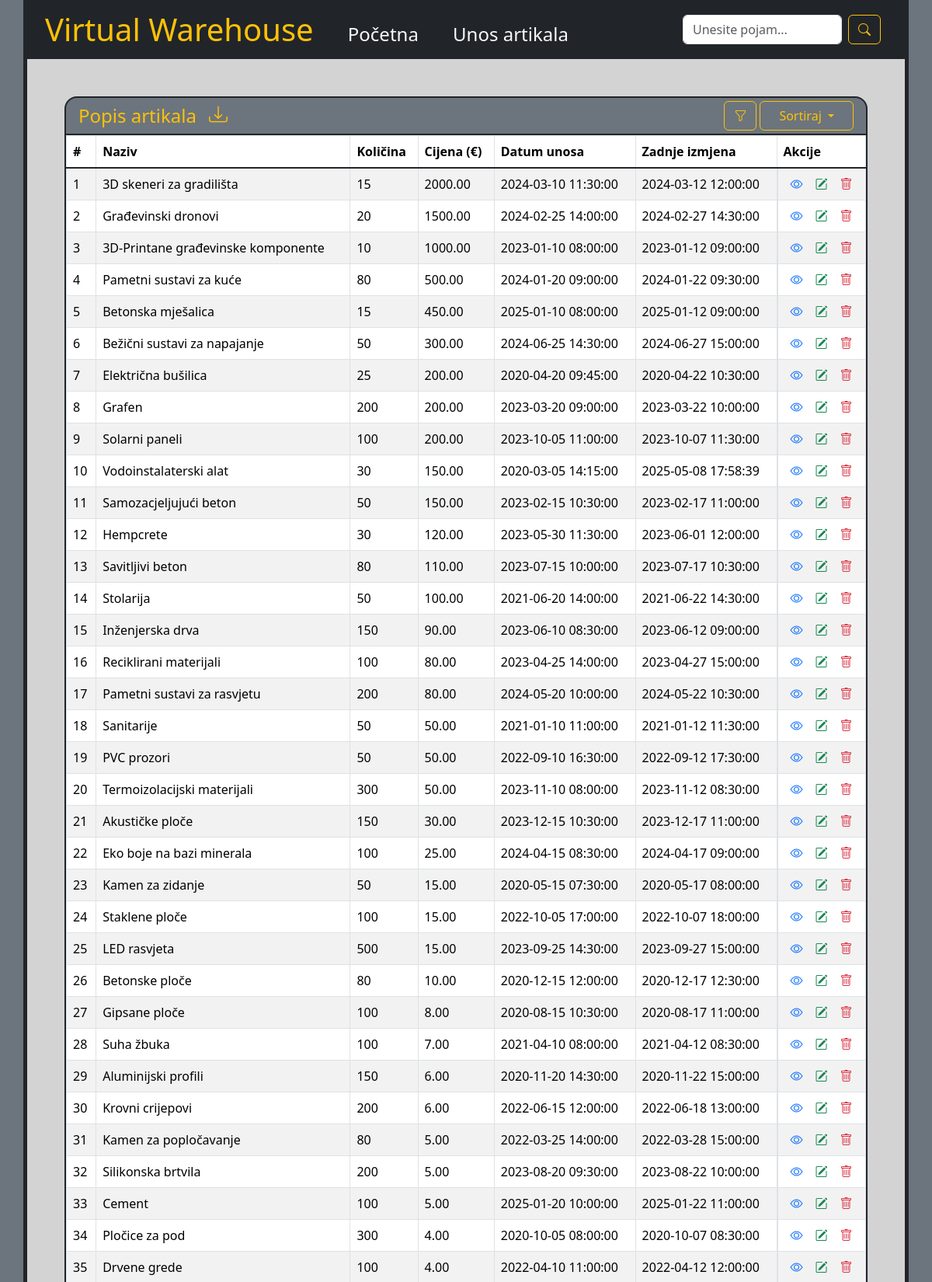
The app's page /sort/cijena/desc (upper part) with its own data.
### models.py (models this page shows, shortened)
class Artikl(db.Model):
    id = db.Column(db.Integer, primary_key=True)
    naziv = db.Column(db.String(100), nullable=False)
    opis = db.Column(db.String(200), nullable=True)
    dostupna_kolicina = db.Column(db.Integer, nullable=False)
    minimalna_kolicina = db.Column(db.Integer, nullable=False)
    cijena = db.Column(db.Numeric(7, 2), nullable=False)
    datum_dodavanja = db.Column(db.DateTime, nullable=False)
    datum_izmjene = db.Column(db.DateTime, nullable=False)
    def to_dict(self, id_col=True):
        dict_ent = {
            "id": self.id,
            "naziv": self.naziv,
            "opis": self.opis,
            "dostupna_kolicina": self.dostupna_kolicina,
            "minimalna_kolicina": self.minimalna_kolicina,
            "cijena": self.cijena,
            "datum_dodavanja": self.datum_dodavanja,
            "datum_izmjene": self.datum_izmjene,
        }
        if id_col:
            return dict_ent
        else:
            return dict(list(dict_ent.items())[1:])

### app.py (the view)
@app.route('/sort/<string:value>/<string:order>', methods=['GET', 'POST'])
def sortiranje(value, order):
    variables = {"Artikl": Artikl, "asc": asc, "desc": desc}
    exec(f"artikli = Artikl.query.order_by({order}(Artikl.{value})).all()", variables)
    artikli = list(map(lambda artikl: artikl.to_dict(), variables["artikli"]))
    return render_template("index.html", artikli=artikli, modal=modal, title="Sortiranje")

### templates/index.html (shortened to what this page needs)
{% extends "base.html" %}
{% block content %}
<div id="div_tablice" class="border bg-secondary text-warning border-dark border-2 rounded-top-4 d-flex justify-content-between align-items-center">
    <div class="d-flex">
		<p class="px-3 pt-3 fs-4">Popis artikala</p>
		<a id="download" class="icon-link" href="javascript:download()"><i  class="bi bi-download text-warning fs-4 mb-3" data-bs-toggle="tooltip" data-bs-placement="bottom" title="Preuzmi popis"></i></a>
	</div>
    <div class="d-flex">
        <button id="filtriraj" class="btn btn-outline-warning" type="button" data-bs-toggle="modal" data-bs-target="#staticBackdrop"><i class="bi bi-funnel"></i></button>
        <div class="dropdown-center">
            <button id="sortiraj" class="btn btn-outline-warning ms-1 me-3 px-4 dropdown-toggle" type="button" data-bs-toggle="dropdown" aria-expanded="false">Sortiraj </button>
        </div>
    </div>
</div>
<div class="border border-dark border-2 border-top-0">
    {% if artikli -%}
    <table class="table table-striped table-bordered mb-0">
        <thead>
          	<tr>
            	<th scope="col">#</th>
            	<th scope="col">Naziv</th>
            	<th scope="col">Količina</th>
            	<th scope="col">Cijena (€)</th>
            	<th scope="col">Datum unosa</th>
            	<th scope="col">Zadnje izmjena</th>
            	<th scope="col" style="width: 0;">Akcije</th>
          	</tr>
        </thead>
        <tbody id="skladiste" class="table-group-divider">
          	{% for artikl in artikli -%}
          	<tr id="{{ artikl.id }}">
    			<td scope="row">{{ loop.index }}</td>
    			<td>{{ artikl.naziv }}</td>
    			<td>{{ artikl.dostupna_kolicina }}</td>
    			<td>{{ artikl.cijena }}</td>
    			<td>{{ artikl.datum_dodavanja }}</td>
    			<td>{{ artikl.datum_izmjene }}</td>
    			<td class="d-flex">
    				<a class="icon-link info_button" data-index="{{ artikl.id }}" href="#"><i class="bi bi-eye mx-2 mb-2 text-primary" data-bs-toggle="tooltip" data-bs-placement="bottom" title="Pregledaj"></i></a>
    				<a class="icon-link edit_button" data-index="{{ artikl.id }}" href="#"><i class="bi bi-pencil-square mx-2 mb-2 text-success" data-bs-toggle="tooltip" data-bs-placement="bottom" title="Uredi"></i></a>
    				<a class="icon-link delete_button" data-index="{{ artikl.id }}" href="#"><i class="bi bi-trash mx-2 mb-2 text-danger" data-bs-toggle="tooltip" data-bs-placement="bottom" title="Obriši"></i></a>
    			</td>
          	</tr>
          	{% endfor %}
      	</tbody>
    </table>
    {% else -%}
    <div id="nema_artikala" class="d-flex justify-content-center bg-white py-3 fs-5">Na skladištu nema unesenih artikala.</div>
    {% endif %}
</div>
{% endblock %}

### static/css/style.css (style rules this page uses)
body { padding-bottom: 50px; }
td { white-space: pre; }
#div_tablice { height: 50px; }

### records on screen
Artikl: naziv "3D skeneri za gradilišta", dostupna_kolicina "15", cijena "2000.00", datum_dodavanja "2024-03-10 11:30:00", datum_izmjene "2024-03-12 12:00:00"
Artikl: naziv "Građevinski dronovi", dostupna_kolicina "20", cijena "1500.00", datum_dodavanja "2024-02-25 14:00:00", datum_izmjene "2024-02-27 14:30:00"
Artikl: naziv "3D-Printane građevinske komponente", dostupna_kolicina "10", cijena "1000.00", datum_dodavanja "2023-01-10 08:00:00", datum_izmjene "2023-01-12 09:00:00"
Artikl: naziv "Pametni sustavi za kuće", dostupna_kolicina "80", cijena "500.00", datum_dodavanja "2024-01-20 09:00:00", datum_izmjene "2024-01-22 09:30:00"
Artikl: naziv "Betonska mješalica", dostupna_kolicina "15", cijena "450.00", datum_dodavanja "2025-01-10 08:00:00", datum_izmjene "2025-01-12 09:00:00"
Artikl: naziv "Bežični sustavi za napajanje", dostupna_kolicina "50", cijena "300.00", datum_dodavanja "2024-06-25 14:30:00", datum_izmjene "2024-06-27 15:00:00"
Artikl: naziv "Električna bušilica", dostupna_kolicina "25", cijena "200.00", datum_dodavanja "2020-04-20 09:45:00", datum_izmjene "2020-04-22 10:30:00"
Artikl: naziv "Grafen", dostupna_kolicina "200", cijena "200.00", datum_dodavanja "2023-03-20 09:00:00", datum_izmjene "2023-03-22 10:00:00"
Artikl: naziv "Solarni paneli", dostupna_kolicina "100", cijena "200.00", datum_dodavanja "2023-10-05 11:00:00", datum_izmjene "2023-10-07 11:30:00"
Artikl: naziv "Vodoinstalaterski alat", dostupna_kolicina "30", cijena "150.00", datum_dodavanja "2020-03-05 14:15:00", datum_izmjene "2025-05-08 17:58:39"
Artikl: naziv "Samozacjeljujući beton", dostupna_kolicina "50", cijena "150.00", datum_dodavanja "2023-02-15 10:30:00", datum_izmjene "2023-02-17 11:00:00"
Artikl: naziv "Hempcrete", dostupna_kolicina "30", cijena "120.00", datum_dodavanja "2023-05-30 11:30:00", datum_izmjene "2023-06-01 12:00:00"
Artikl: naziv "Savitljivi beton", dostupna_kolicina "80", cijena "110.00", datum_dodavanja "2023-07-15 10:00:00", datum_izmjene "2023-07-17 10:30:00"
Artikl: naziv "Stolarija", dostupna_kolicina "50", cijena "100.00", datum_dodavanja "2021-06-20 14:00:00", datum_izmjene "2021-06-22 14:30:00"
Artikl: naziv "Inženjerska drva", dostupna_kolicina "150", cijena "90.00", datum_dodavanja "2023-06-10 08:30:00", datum_izmjene "2023-06-12 09:00:00"
Artikl: naziv "Reciklirani materijali", dostupna_kolicina "100", cijena "80.00", datum_dodavanja "2023-04-25 14:00:00", datum_izmjene "2023-04-27 15:00:00"
Artikl: naziv "Pametni sustavi za rasvjetu", dostupna_kolicina "200", cijena "80.00", datum_dodavanja "2024-05-20 10:00:00", datum_izmjene "2024-05-22 10:30:00"
Artikl: naziv "Sanitarije", dostupna_kolicina "50", cijena "50.00", datum_dodavanja "2021-01-10 11:00:00", datum_izmjene "2021-01-12 11:30:00"
Artikl: naziv "PVC prozori", dostupna_kolicina "50", cijena "50.00", datum_dodavanja "2022-09-10 16:30:00", datum_izmjene "2022-09-12 17:30:00"
Artikl: naziv "Termoizolacijski materijali", dostupna_kolicina "300", cijena "50.00", datum_dodavanja "2023-11-10 08:00:00", datum_izmjene "2023-11-12 08:30:00"
Artikl: naziv "Akustičke ploče", dostupna_kolicina "150", cijena "30.00", datum_dodavanja "2023-12-15 10:30:00", datum_izmjene "2023-12-17 11:00:00"
Artikl: naziv "Eko boje na bazi minerala", dostupna_kolicina "100", cijena "25.00", datum_dodavanja "2024-04-15 08:30:00", datum_izmjene "2024-04-17 09:00:00"
Artikl: naziv "Kamen za zidanje", dostupna_kolicina "50", cijena "15.00", datum_dodavanja "2020-05-15 07:30:00", datum_izmjene "2020-05-17 08:00:00"
Artikl: naziv "Staklene ploče", dostupna_kolicina "100", cijena "15.00", datum_dodavanja "2022-10-05 17:00:00", datum_izmjene "2022-10-07 18:00:00"
Artikl: naziv "LED rasvjeta", dostupna_kolicina "500", cijena "15.00", datum_dodavanja "2023-09-25 14:30:00", datum_izmjene "2023-09-27 15:00:00"
Artikl: naziv "Betonske ploče", dostupna_kolicina "80", cijena "10.00", datum_dodavanja "2020-12-15 12:00:00", datum_izmjene "2020-12-17 12:30:00"
Artikl: naziv "Gipsane ploče", dostupna_kolicina "100", cijena "8.00", datum_dodavanja "2020-08-15 10:30:00", datum_izmjene "2020-08-17 11:00:00"
Artikl: naziv "Suha žbuka", dostupna_kolicina "100", cijena "7.00", datum_dodavanja "2021-04-10 08:00:00", datum_izmjene "2021-04-12 08:30:00"
Artikl: naziv "Aluminijski profili", dostupna_kolicina "150", cijena "6.00", datum_dodavanja "2020-11-20 14:30:00", datum_izmjene "2020-11-22 15:00:00"
Artikl: naziv "Krovni crijepovi", dostupna_kolicina "200", cijena "6.00", datum_dodavanja "2022-06-15 12:00:00", datum_izmjene "2022-06-18 13:00:00"
Artikl: naziv "Kamen za popločavanje", dostupna_kolicina "80", cijena "5.00", datum_dodavanja "2022-03-25 14:00:00", datum_izmjene "2022-03-28 15:00:00"
Artikl: naziv "Silikonska brtvila", dostupna_kolicina "200", cijena "5.00", datum_dodavanja "2023-08-20 09:30:00", datum_izmjene "2023-08-22 10:00:00"
Artikl: naziv "Cement", dostupna_kolicina "100", cijena "5.00", datum_dodavanja "2025-01-20 10:00:00", datum_izmjene "2025-01-22 11:00:00"
Artikl: naziv "Pločice za pod", dostupna_kolicina "300", cijena "4.00", datum_dodavanja "2020-10-05 08:00:00", datum_izmjene "2020-10-07 08:30:00"
Artikl: naziv "Drvene grede", dostupna_kolicina "100", cijena "4.00", datum_dodavanja "2022-04-10 11:00:00", datum_izmjene "2022-04-12 12:00:00"
